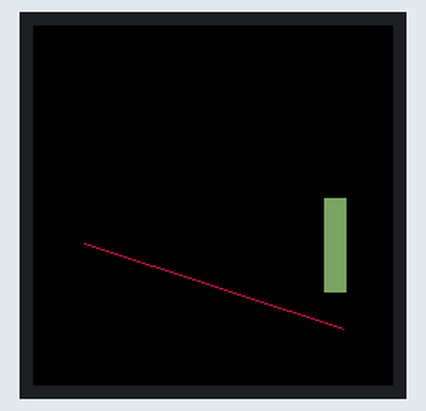
The program below on a simulated Raspberry Pi Pico running MicroPython. Shown: 240×240 colour display. Random numbers come from a fixed seed; library files of the repository ran but are not shown: gc9a01.py.

Above: at 0.83 s.
At 3.83 s:
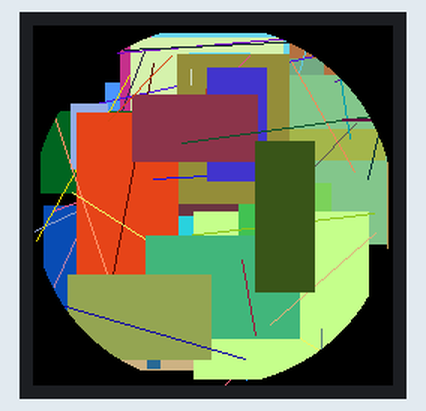
At 5.58 s:
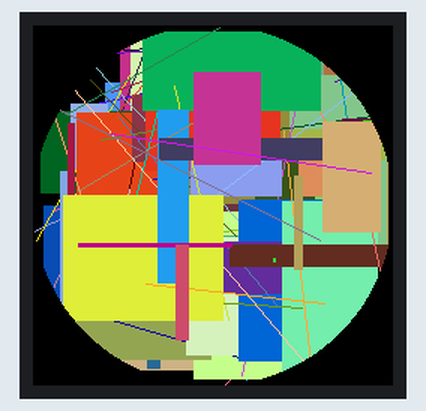
At 10.56 s:
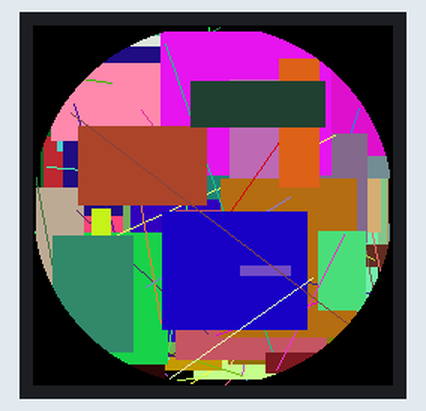
At 15.08 s:
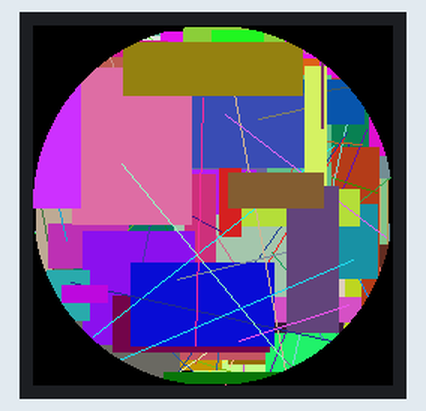
At 20.75 s:
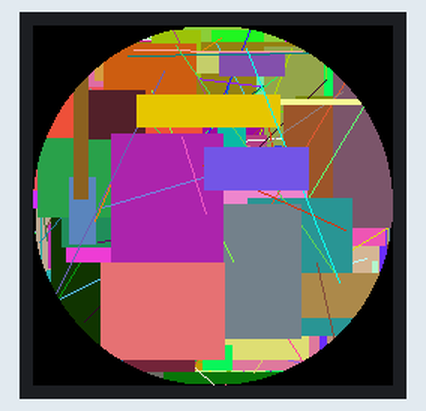

The program:

03-update-speed-test.py
```python
"""
lines.py

    Draws lines and rectangles in random colors at random locations on the
    display.

"""
import random
from machine import Pin, SPI
import gc9a01 as gc9a01


def main():
    SCL_PIN = 2
    SDA_PIN = 3
    DC_PIN = 4
    CS_PIN = 5
    RST_PIN = 6
    spi = SPI(0, baudrate=60000000, sck=Pin(SCL_PIN), mosi=Pin(SDA_PIN))
    tft = gc9a01.GC9A01(
        spi,
        dc=Pin(DC_PIN, Pin.OUT),
        cs=Pin(CS_PIN, Pin.OUT),
        reset=Pin(RST_PIN, Pin.OUT),
        # backlight=Pin(14, Pin.OUT),
        rotation=0)

    tft.fill(gc9a01.BLACK)

    while True:
        tft.line(
            random.randint(0, tft.width),
            random.randint(0, tft.height),
            random.randint(0, tft.width),
            random.randint(0, tft.height),
            gc9a01.color565(
                random.getrandbits(8),
                random.getrandbits(8),
                random.getrandbits(8)
                )
            )

        width = random.randint(0, tft.width // 2)
        height = random.randint(0, tft.height // 2)
        col = random.randint(0, tft.width - width)
        row = random.randint(0, tft.height - height)
        tft.fill_rect(
            col,
            row,
            width,
            height,
            gc9a01.color565(
                random.getrandbits(8),
                random.getrandbits(8),
                random.getrandbits(8)
            )
        )


main()
```

Measured:
- what the display in image 1 shows lasts 0.4 s, from 3.6 s to 4.0 s
